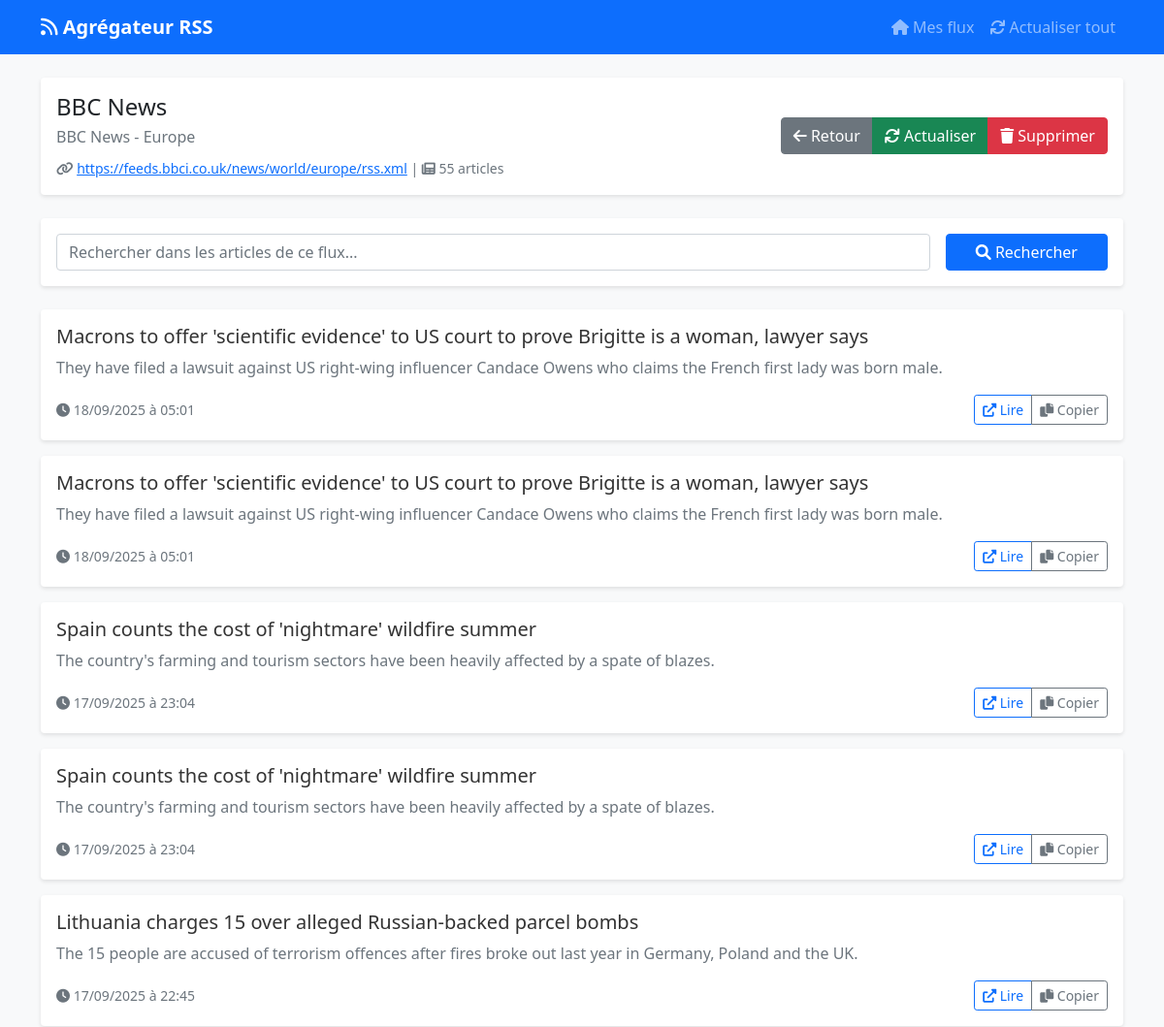
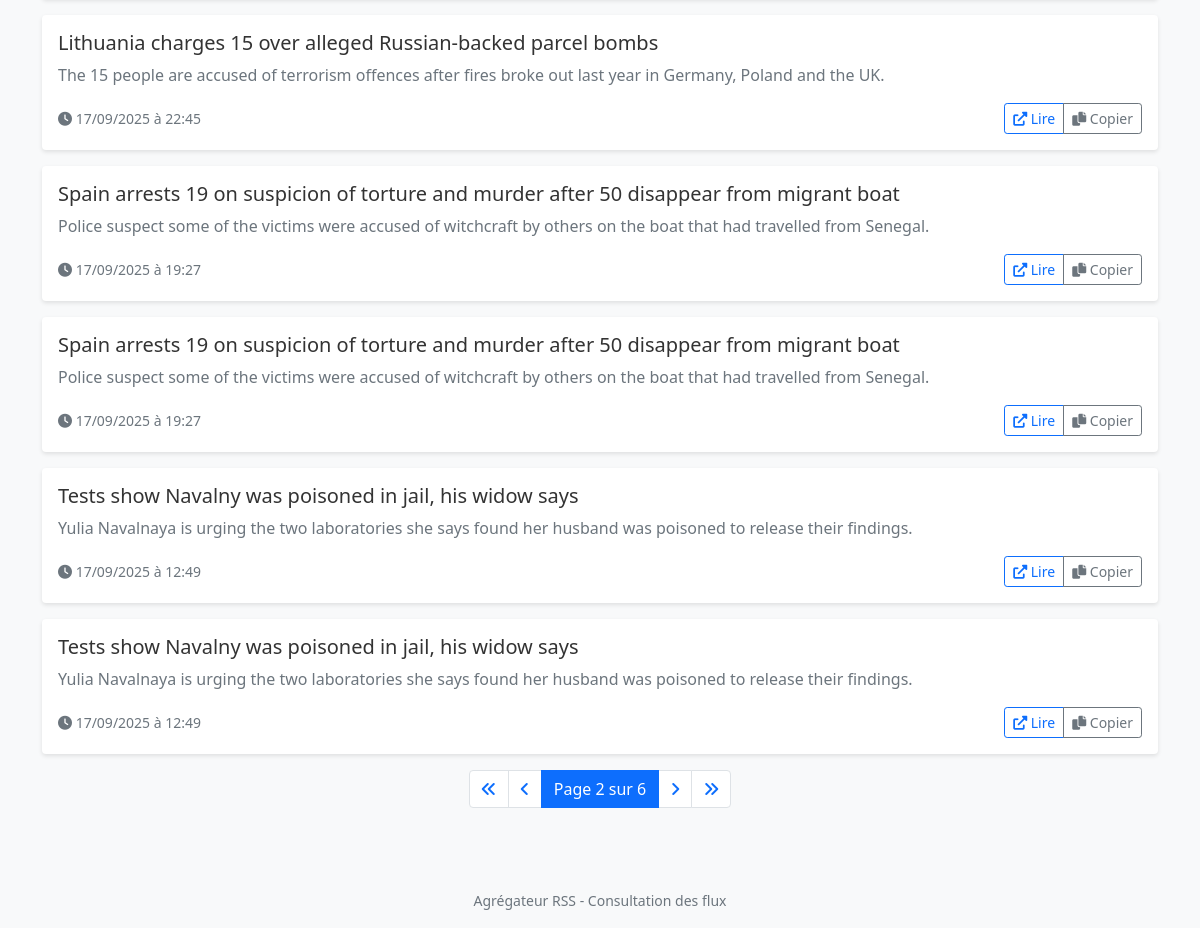
The app's page /feed/4/?page=2 with its own data (2 pictures, top to bottom).
### app/models.py (models this page shows, shortened)
class Feed(models.Model):
    url = models.URLField(unique=True)
    title = models.CharField(max_length=255, blank=True, null=True)
    description = models.TextField(blank=True, null=True)
    last_entry = models.DateTimeField(blank=True, null=True)
    created_at = models.DateTimeField(auto_now_add=True)
    updated_at = models.DateTimeField(auto_now=True)

class FeedItem(models.Model):
    feed = models.ForeignKey(Feed, on_delete=models.CASCADE, related_name="items")
    title = models.CharField(max_length=255)
    link = models.URLField()
    description = models.TextField(blank=True, null=True)
    published_date = models.DateTimeField(blank=True, null=True)
    guid = models.CharField(max_length=255, unique=True)
    created_at = models.DateTimeField(auto_now_add=True)

### app/views.py (the view)
# urls.py: path('feed/<int:feed_id>/', views.feed_detail, name='feed_detail'),
def feed_detail(request, feed_id):
    feed = get_object_or_404(Feed, id=feed_id)
    articles = feed.items.all().order_by('-published_date')
    search = request.GET.get('search', '')
    if search:
        articles = articles.filter(
            Q(title__icontains=search) | Q(description__icontains=search)
        )
    paginator = Paginator(articles, 10)
    page_number = request.GET.get('page')
    page_obj = paginator.get_page(page_number)
    context = {
        'feed': feed,
        'articles': page_obj,
        'search': search,
    }
    return render(request, 'app/feed_detail.html', context)

### app/templates/app/feed_detail.html (shortened to what this page needs)
{% extends 'app/base.html' %}
{% block content %}
<div class="row">
    <div class="col-12 mb-4">
        <div class="card">
            <div class="card-body">
                <div class="row align-items-center">
                    <div class="col-md-8">
                        <h4 class="mb-1">{{ feed.title|default:feed.url }}</h4>
                        <p class="text-muted mb-2">{{ feed.description|default:"Aucune description disponible" }}</p>
                        <small class="text-muted">
                            <i class="fas fa-link"></i> <a href="{{ feed.url }}" target="_blank">{{ feed.url }}</a> |
                            <i class="fas fa-newspaper"></i> {{ articles.paginator.count }} articles
                        </small>
                    </div>
                    <div class="col-md-4 text-end">
                        <div class="btn-group">
                            <a href="{% url 'index' %}" class="btn btn-secondary">
                                <i class="fas fa-arrow-left"></i> Retour
                            </a>
                            <a href="{% url 'update_feed' feed.id %}" class="btn btn-success">
                                <i class="fas fa-sync"></i> Actualiser
                            </a>
                            <a href="{% url 'delete_feed' feed.id %}" class="btn btn-danger">
                                <i class="fas fa-trash"></i> Supprimer
                            </a>
                        </div>
                    </div>
                </div>
            </div>
        </div>
    </div>
    <div class="col-12 mb-4">
        <div class="card">
            <div class="card-body">
                <form method="get" class="row g-3">
                    <div class="col-md-10">
                        <input type="text" name="search" class="form-control"
                               placeholder="Rechercher dans les articles de ce flux..."
                               value="{{ search }}">
                    </div>
                    <div class="col-md-2">
                        <button type="submit" class="btn btn-primary w-100">
                            <i class="fas fa-search"></i> Rechercher
                        </button>
                    </div>
                </form>
            </div>
        </div>
    </div>
    <div class="col-12">
        {% if articles %}
            {% for article in articles %}
                <div class="card mb-3">
                    <div class="card-body">
                        <h5 class="card-title">
                            <a href="{{ article.link }}" target="_blank" class="article-title">
                                {{ article.title }}
                            </a>
                        </h5>
                        <div class="card-text">
                            {% if article.description %}
                                <p class="text-muted">{{ article.description|truncatewords:30 }}</p>
                            {% endif %}
                        </div>
                        <div class="d-flex justify-content-between align-items-center">
                            <small class="text-muted">
                                <i class="fas fa-clock"></i>
                                {% if article.published_date %}
                                    {{ article.published_date|date:"d/m/Y à H:i" }}
                                {% else %}
                                    Date inconnue
                                {% endif %}
                            </small>
                            <div class="btn-group btn-group-sm">
                                <a href="{{ article.link }}" target="_blank" class="btn btn-outline-primary">
                                    <i class="fas fa-external-link-alt"></i> Lire
                                </a>
                                <button class="btn btn-outline-secondary" onclick="copyLink('{{ article.link }}', this)">
                                    <i class="fas fa-copy"></i> Copier
                                </button>
                            </div>
                        </div>
                    </div>
                </div>
            {% endfor %}
            {% if articles.has_other_pages %}
                <nav aria-label="Navigation des articles">
                    <ul class="pagination justify-content-center">
                        {% if articles.has_previous %}
                            <li class="page-item">
                                <a class="page-link" href="?page=1{% if search %}&search={{ search }}{% endif %}">
                                    <i class="fas fa-angle-double-left"></i>
                                </a>
                            </li>
                            <li class="page-item">
                                <a class="page-link" href="?page={{ articles.previous_page_number }}{% if search %}&search={{ search }}{% endif %}">
                                    <i class="fas fa-angle-left"></i>
                                </a>
                            </li>
                        {% endif %}
                        <li class="page-item active">
                            <span class="page-link">
                                Page {{ articles.number }} sur {{ articles.paginator.num_pages }}
                            </span>
                        </li>
                        {% if articles.has_next %}
                            <li class="page-item">
                                <a class="page-link" href="?page={{ articles.next_page_number }}{% if search %}&search={{ search }}{% endif %}">
                                    <i class="fas fa-angle-right"></i>
                                </a>
                            </li>
                            <li class="page-item">
                                <a class="page-link" href="?page={{ articles.paginator.num_pages }}{% if search %}&search={{ search }}{% endif %}">
                                    <i class="fas fa-angle-double-right"></i>
                                </a>
                            </li>
                        {% endif %}
                    </ul>
                </nav>
            {% endif %}
        {% endif %}
    </div>
</div>
{% endblock %}

### app/templates/app/base.html (style rules this page uses)
body { background-color: #f8f9fa; }
.card { transition: transform 0.2s; border: none; box-shadow: 0 2px 4px rgba(0,0,0,0.1); }
.article-title { color: #333; text-decoration: none !important; }
.btn-group-sm .btn { padding: 0.25rem 0.5rem; font-size: 0.875rem; }
.pagination { justify-content: center; }

### records on screen
Feed: title "BBC News", description "BBC News - Europe", url "https://feeds.bbci.co.uk/news/world/europe/rss.xml"
FeedItem: title "Macrons to offer 'scientific evidence' to US court to prove Brigitte is a woman, lawyer says", description "They have filed a lawsuit against US right-wing influencer Candace Owens who claims the French first lady was born male.", published_date "18/09/2025 à 05:01"
FeedItem: title "Macrons to offer 'scientific evidence' to US court to prove Brigitte is a woman, lawyer says", description "They have filed a lawsuit against US right-wing influencer Candace Owens who claims the French first lady was born male.", published_date "18/09/2025 à 05:01"
FeedItem: title "Spain counts the cost of 'nightmare' wildfire summer", description "The country's farming and tourism sectors have been heavily affected by a spate of blazes.", published_date "17/09/2025 à 23:04"
FeedItem: title "Spain counts the cost of 'nightmare' wildfire summer", description "The country's farming and tourism sectors have been heavily affected by a spate of blazes.", published_date "17/09/2025 à 23:04"
FeedItem: title "Lithuania charges 15 over alleged Russian-backed parcel bombs", description "The 15 people are accused of terrorism offences after fires broke out last year in Germany, Poland and the UK.", published_date "17/09/2025 à 22:45"
FeedItem: title "Lithuania charges 15 over alleged Russian-backed parcel bombs", description "The 15 people are accused of terrorism offences after fires broke out last year in Germany, Poland and the UK.", published_date "17/09/2025 à 22:45"
FeedItem: title "Spain arrests 19 on suspicion of torture and murder after 50 disappear from migrant boat", description "Police suspect some of the victims were accused of witchcraft by others on the boat that had travelled from Senegal.", published_date "17/09/2025 à 19:27"
FeedItem: title "Spain arrests 19 on suspicion of torture and murder after 50 disappear from migrant boat", description "Police suspect some of the victims were accused of witchcraft by others on the boat that had travelled from Senegal.", published_date "17/09/2025 à 19:27"
FeedItem: title "Tests show Navalny was poisoned in jail, his widow says", description "Yulia Navalnaya is urging the two laboratories she says found her husband was poisoned to release their findings.", published_date "17/09/2025 à 12:49"
FeedItem: title "Tests show Navalny was poisoned in jail, his widow says", description "Yulia Navalnaya is urging the two laboratories she says found her husband was poisoned to release their findings.", published_date "17/09/2025 à 12:49"

### other values on screen
{{ articles.paginator.count }} "55"
{{ articles.number }} "2"
{{ articles.paginator.num_pages }} "6"
